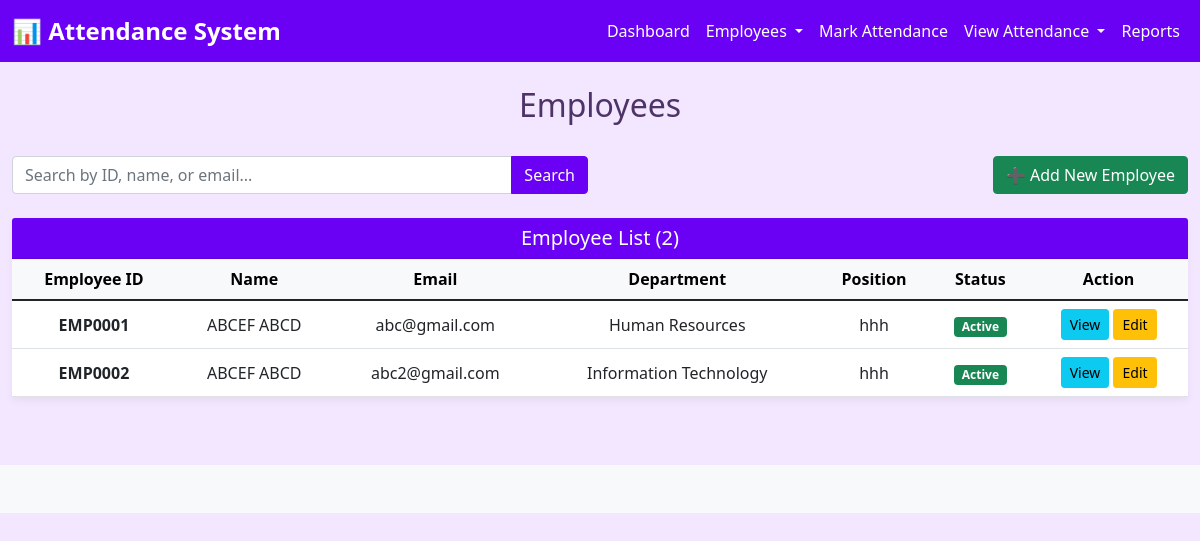
/attendance/employees/, run on the app's committed database.
### attendance/models.py (models this page shows, shortened)
class Employee(models.Model):
    DEPARTMENT_CHOICES = [
        ('HR', 'Human Resources'),
        ('IT', 'Information Technology'),
        ('SALES', 'Sales'),
        ('MARKETING', 'Marketing'),
        ('OPERATIONS', 'Operations'),
        ('FINANCE', 'Finance'),
    ]
    employee_id = models.CharField(
        max_length=10,
        unique=True,
        validators=[RegexValidator(r'^EMP\d{4}$', 'Employee ID must be in format EMPXXXX')]
    )
    first_name = models.CharField(max_length=100)
    last_name = models.CharField(max_length=100)
    email = models.EmailField(unique=True)
    phone = models.CharField(max_length=15)
    department = models.CharField(max_length=20, choices=DEPARTMENT_CHOICES)
    position = models.CharField(max_length=100)
    date_of_joining = models.DateField()
    is_active = models.BooleanField(default=True)
    created_at = models.DateTimeField(auto_now_add=True)
    updated_at = models.DateTimeField(auto_now=True)
    class Meta:
        ordering = ['employee_id']
        verbose_name_plural = "Employees"
    def get_full_name(self):
        return f"{self.first_name} {self.last_name}"

### attendance/views.py (the view, shortened to what this page needs)
# urls.py: path('employees/', views.employee_list, name='employee_list'),
def employee_list(request):
    employees = Employee.objects.all()
    search_query = request.GET.get('search', '')
    department = request.GET.get('department', '')
    if department:
        employees = employees.filter(department=department)
    context = {
        'employees': employees,
        'search_query': search_query,
        'selected_department': department,
        'departments': Employee.DEPARTMENT_CHOICES,
    }
    return render(request, 'attendance/employee_list.html', context)

### attendance/templates/attendance/employee_list.html (shortened to what this page needs)
{% extends 'base.html' %}
{% block content %}
<div class="row mb-4">
    <div class="col-md-12">
        <h2>Employees</h2>
    </div>
</div>
<div class="row mb-4">
    <div class="col-md-6">
        <form method="GET" class="input-group">
            <input type="text" class="form-control" name="search" placeholder="Search by ID, name, or email..." value="{{ search_query }}">
            <button class="btn btn-primary" type="submit">Search</button>
        </form>
    </div>
    <div class="col-md-6 text-end">
        <a href="{% url 'attendance:add_employee' %}" class="btn btn-success">➕ Add New Employee</a>
    </div>
</div>
<div class="row">
    <div class="col-md-12">
        <div class="card">
            <div class="card-header">
                <h5 class="mb-0">Employee List ({{ employees.count }})</h5>
            </div>
            <div class="table-responsive">
                <table class="table table-hover mb-0">
                    <thead class="table-light">
                        <tr>
                            <th>Employee ID</th>
                            <th>Name</th>
                            <th>Email</th>
                            <th>Department</th>
                            <th>Position</th>
                            <th>Status</th>
                            <th>Action</th>
                        </tr>
                    </thead>
                    <tbody>
                        {% for employee in employees %}
                        <tr>
                            <td><strong>{{ employee.employee_id }}</strong></td>
                            <td>{{ employee.get_full_name }}</td>
                            <td>{{ employee.email }}</td>
                            <td>{{ employee.get_department_display }}</td>
                            <td>{{ employee.position }}</td>
                            <td>
                                {% if employee.is_active %}
                                    <span class="badge bg-success">Active</span>
                                {% else %}
                                    <span class="badge bg-danger">Inactive</span>
                                {% endif %}
                            </td>
                            <td>
                                <a href="{% url 'attendance:employee_detail' employee.employee_id %}" class="btn btn-sm btn-info">View</a>
                                <a href="{% url 'attendance:edit_employee' employee.employee_id %}" class="btn btn-sm btn-warning">Edit</a>
                            </td>
                        </tr>
                        {% empty %}
                        <tr>
                            <td colspan="7" class="text-center py-4">No employees found.</td>
                        </tr>
                        {% endfor %}
                    </tbody>
                </table>
            </div>
        </div>
    </div>
</div>
{% endblock %}

### attendance/templates/base.html (style rules this page uses)
body { background-color: #f3e6ff; font-family: 'Segoe UI', Tahoma, Geneva, Verdana, sans-serif; color: #4e3368; text-align: center; }
a { text-decoration: none; }
.card { box-shadow: 0 4px 8px rgba(0,0,0,0.05); border: none; margin-bottom: 20px; }
.card-header { background-color: #6a00f4; color: white; border-radius: 5px 5px 0 0; }
.btn-primary { background-color: #6a00f4; border-color: #6a00f4; }
table.table { background: #fff; }
table th, table td { vertical-align: middle; }
form .form-control { border-radius: 4px; }

### data on the page
Employee: employee_id "EMP0001", get_full_name "ABCEF ABCD", email "abc@gmail.com", department "Human Resources", position "hhh", is_active "Active"
Employee: employee_id "EMP0002", get_full_name "ABCEF ABCD", email "abc2@gmail.com", department "Information Technology", position "hhh", is_active "Active"

### other printed values
{{ employees.count }} "2"
